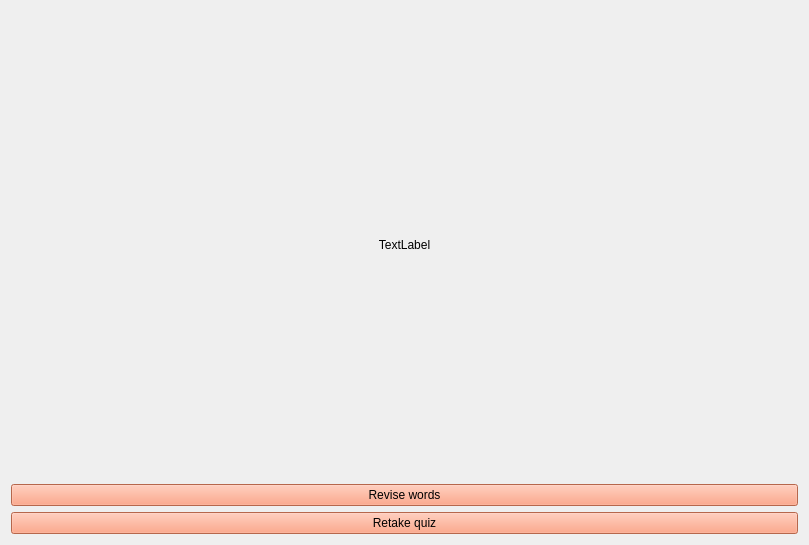
<?xml version="1.0" encoding="UTF-8"?>
<ui version="4.0">
 <class>ResultQuizWidget</class>
 <widget class="QWidget" name="ResultQuizWidget">
  <property name="geometry">
   <rect>
    <x>0</x>
    <y>0</y>
    <width>809</width>
    <height>545</height>
   </rect>
  </property>
  <property name="windowTitle">
   <string>Form</string>
  </property>
  <layout class="QVBoxLayout" name="verticalLayout">
   <item>
    <widget class="QLabel" name="resultTextLabel">
     <property name="styleSheet">
      <string notr="true">font: 20pt &quot;PT Mono&quot;;</string>
     </property>
     <property name="text">
      <string>TextLabel</string>
     </property>
     <property name="alignment">
      <set>Qt::AlignCenter</set>
     </property>
    </widget>
   </item>
   <item>
    <widget class="QPushButton" name="repeatButton">
     <property name="styleSheet">
      <string notr="true">background-color: rgb(255, 144, 106);
font: 20pt &quot;PT Mono&quot;;</string>
     </property>
     <property name="text">
      <string>Revise words</string>
     </property>
    </widget>
   </item>
   <item>
    <widget class="QPushButton" name="backToStartButton">
     <property name="styleSheet">
      <string notr="true">background-color: rgb(255, 144, 106);
font: 20pt &quot;PT Mono&quot;;</string>
     </property>
     <property name="text">
      <string>Retake quiz</string>
     </property>
    </widget>
   </item>
  </layout>
 </widget>
 <resources/>
 <connections/>
</ui>
